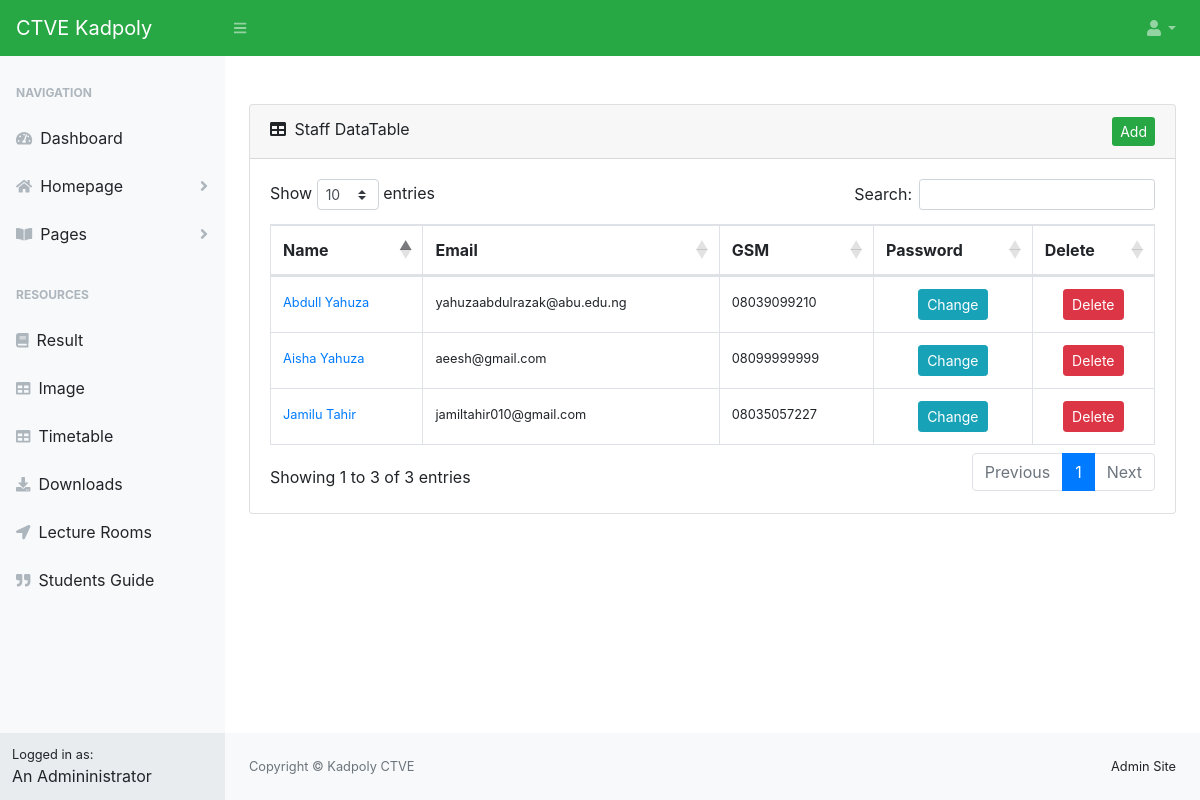
The app's page /dashboard/allStaff.php (signed in) with its own data.
### tables this page shows
CREATE TABLE `users` (
  `id` int(11) NOT NULL,
  `username` varchar(20) NOT NULL,
  `email` varchar(60) NOT NULL,
  `title` varchar(5) NOT NULL,
  `gsm` varchar(13) NOT NULL,
  `password` varchar(64) NOT NULL,
  `name` varchar(50) NOT NULL,
  `joined` datetime NOT NULL,
  `group` int(11) NOT NULL,
  `role` varchar(10) NOT NULL,
  `img` varchar(50) NOT NULL
);

### sslogin/classes/Config.php (called while the page is built)
<?php
class Config {
    public static function get($path = null) {
        if($path) {
            $config = $GLOBALS['config'];
            $path = explode('/', $path);
            foreach ($path as $bit) {
                if (isset($config[$bit])) {
                    $config = $config[$bit];
                }
            }
            return $config;
        }
        return false;
    }
}

### sslogin/classes/DB.php (called while the page is built, shortened)
<?php
class DB {
    private static $_instance = null;
    private $_pdo,
            $_query,
            $_error = false,
            $_results,
            $_count = 0;
    private function __construct() {
        try {
            $this->_pdo = new PDO('mysql:host=' .Config::get('mysql/host'). ';dbname=' .Config::get('mysql/db'), Config::get('mysql/username'), Config::get('mysql/password'));
        } catch(PDOException $e) {
            die($e.getMessage());
        }
    }
    public static function getInstance() {
        if(!isset(self::$_instance)) {
            self::$_instance = new DB();
        }
        return self::$_instance;
    }
    public function query($sql, $params = array()) {
        $this->_error = false;
        if($this->_query = $this->_pdo->prepare($sql)) {
            $x = 1;
            if(count($params)) {
                foreach ($params as $param) {
                    $this->_query->bindValue($x, $param);
                    $x++;
                }
            }
            if($this->_query->execute()) {
                $this->_results = $this->_query->fetchAll(PDO::FETCH_OBJ);
                $this->_count = $this->_query->rowCount();
            } else {
                $this->_error = true;
            }
        }
        return $this;
    }
    public function action($action, $table, $where = array()) {
        if (count($where) === 3) {
            $operators = array('=','>','<','>=','<=');
            $field = $where[0];
            $operator = $where[1];
            $value = $where[2];
            if (in_array($operator, $operators)) {
                 $sql = "{$action} FROM {$table} WHERE {$field} {$operator} ?";
                 if (!$this->query($sql, array($value))->error()) {
                     return $this;
                 }
             }
        }
    }
    public function get($table, $where) {
        return $this->action('SELECT *', $table, $where);
    }
    public function results() {
        return $this->_results;
    }
    public function first() {
        return $this->results()[0];
    }
    public function error() {
        return $this->_error;
    }
    public function count() {
        return $this->_count;
    }
}

### sslogin/classes/User.php (called while the page is built, shortened)
<?php
    class User {
        private $_db,
                $_data,
                $_sessionName,
                $_cookieName,
                $_isLoggedIn;
        public function __construct($user=null) {
            $this->_db = DB::getInstance();
            $this->_sessionName = Config::get('session/session_name');
            if (!$user) {
                if (Session::exists($this->_sessionName)) {
                    $user = Session::get($this->_sessionName);
                    if ($this->find($user)) {
                        $this->_isLoggedIn = true;
                    } else {
                    }
                }
            } else {
                $this->find($user);
            }
        }
        public function find($user = null) {
            if ($user) {
                $field = (is_numeric($user)) ? 'id' : 'username';
                $data = $this->_db->get('users', array($field, '=', $user));
                if ($data->count()) {
                    $this->_data = $data->first();
                    return true;
                }
            }
            return false;
        }
        public function hasPermission($key) {
            $group = $this->_db->get('groups', array('id', '=', $this->data()->group));
            if ($group->count()) {
                $permissions = json_decode($group->first()->permissions, true);
                if ($permissions[$key] == true) {
                    return true;
                }
            }
            return false;
        }
        public function data() {
            return $this->_data;
        }
        public function isLoggedIn() {
            return $this->_isLoggedIn;
        }
    }
 ?>

### sslogin/classes/Session.php (called while the page is built, shortened)
<?php
class Session {
    public static function exists($name) {
        return (isset($_SESSION[$name])) ? true : false;
    }
    public static function get($name) {
        return $_SESSION[$name];
    }
}

### dashboard/allStaff.php (the view, shortened to what this page needs)
<?php include 'includes/pages/header.php'; ?>
<?php
$user = new User();
if ($user->isloggedIn()) {
?>
<div id="layoutSidenav">
    <?php include 'includes/pages/sidebar.php' ?>
    <div id="layoutSidenav_content">
        <main>
            <div class="container-fluid">
                <?php
                if ($user->hasPermission('admin')) {
                ?>
                <div class="card mb-4">
                    <div class="card-header">
                        <i class="fas fa-table mr-1"></i>
                        Staff DataTable
                        <a href="add_staff" class="btn-success btn-sm float-right">Add</a>
                    </div>
                    <div class="card-body">
                        <div class="table-responsive">
                            <table class="table table-bordered" id="dataTable" width="100%" cellspacing="0">
                                <thead>
                                    <tr>
                                        <th>Name</th>
                                        <th>Email</th>
                                        <th>GSM</th>
                                        <th>Password</th>
                                        <th>Delete</th>
                                    </tr>
                                </thead>
                                <tbody>
                                <?php
                                include '../dbh.php';
                                $staff = "SELECT * FROM users";
                                $result = mysqli_query($conn, $staff);
                                if ($row = mysqli_num_rows($result) > 0) {
                                    while ($row = mysqli_fetch_assoc($result)) {
                                        ?>
                                        <tr>
                                            <td>
                                                <small>
                                                    <a href="../staff/<?php echo $row['username']; ?>/" target="blank">
                                                        <?php echo $row['name']; ?>
                                                    </a>
                                                </small>
                                            </td>
                                            <td><small><?php echo $row['email']; ?></small></td>
                                            <td><small><?php echo $row['gsm']; ?></small></td>
                                            <td>
                                                <center>
                                                    <a id="<?php echo $row['id']; ?>" data-toggle="modal" data-target="#update_data_modal" class="btn btn-info btn-sm edit_data" href="javascript:void(0)">Change</a>
                                                </center>
                                            </td>
                                            <td>
                                                <center>
                                                    <a id="<?php echo $row['id']; ?>" class="btn btn-danger btn-sm delete" href="javascript:void(0)">Delete</a>
                                                </center>
                                            </td>
                                        </tr>
                                    <?php
                                    }
                                }
                                 ?>
                                </tbody>
                            </table>
                        </div>
                    </div>
            <?php } ?>
            </div>
        </main>
        <footer class="py-4 bg-light mt-auto">
            <div class="container-fluid">
                <div class="d-flex align-items-center justify-content-between small">
                    <div class="text-muted">Copyright &copy; Kadpoly CTVE</div>
                    <div>
                        <?php
                        if ($user->hasPermission('admin')) {
                            echo "<txt>Admin Site</txt>";
                        } else{
                            echo "<txt>Staff Site</txt>";
                        }
                         ?>
                    </div>
                </div>
            </div>
        </footer>
    </div>
</div>
<?php include 'includes/pages/footer.php'; ?>
<?php
} else { ?>
    <?php Redirect::to('../sslogin/') ?>
<?php
}?>

### records on screen
users: name "Abdull Yahuza", email "yahuzaabdulrazak@abu.edu.ng", gsm "08039099210"
users: name "Jamilu Tahir", email "jamiltahir010@gmail.com", gsm "08035057227"
users: name "Aisha Yahuza", email "aeesh@gmail.com", gsm "08099999999"
